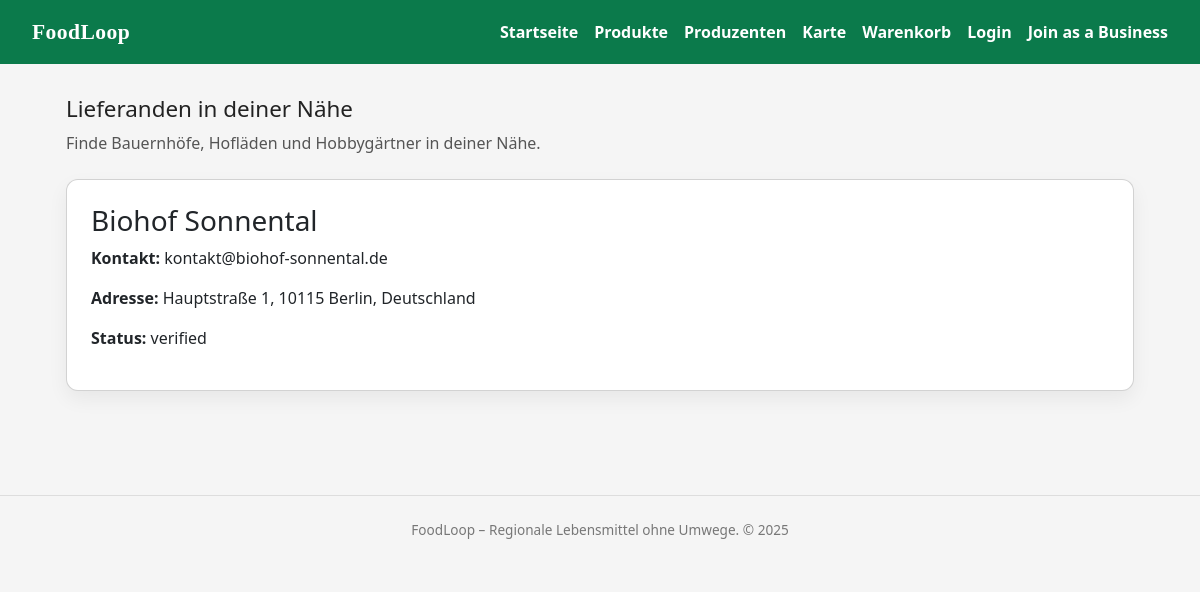
The app's page /producers, older data.
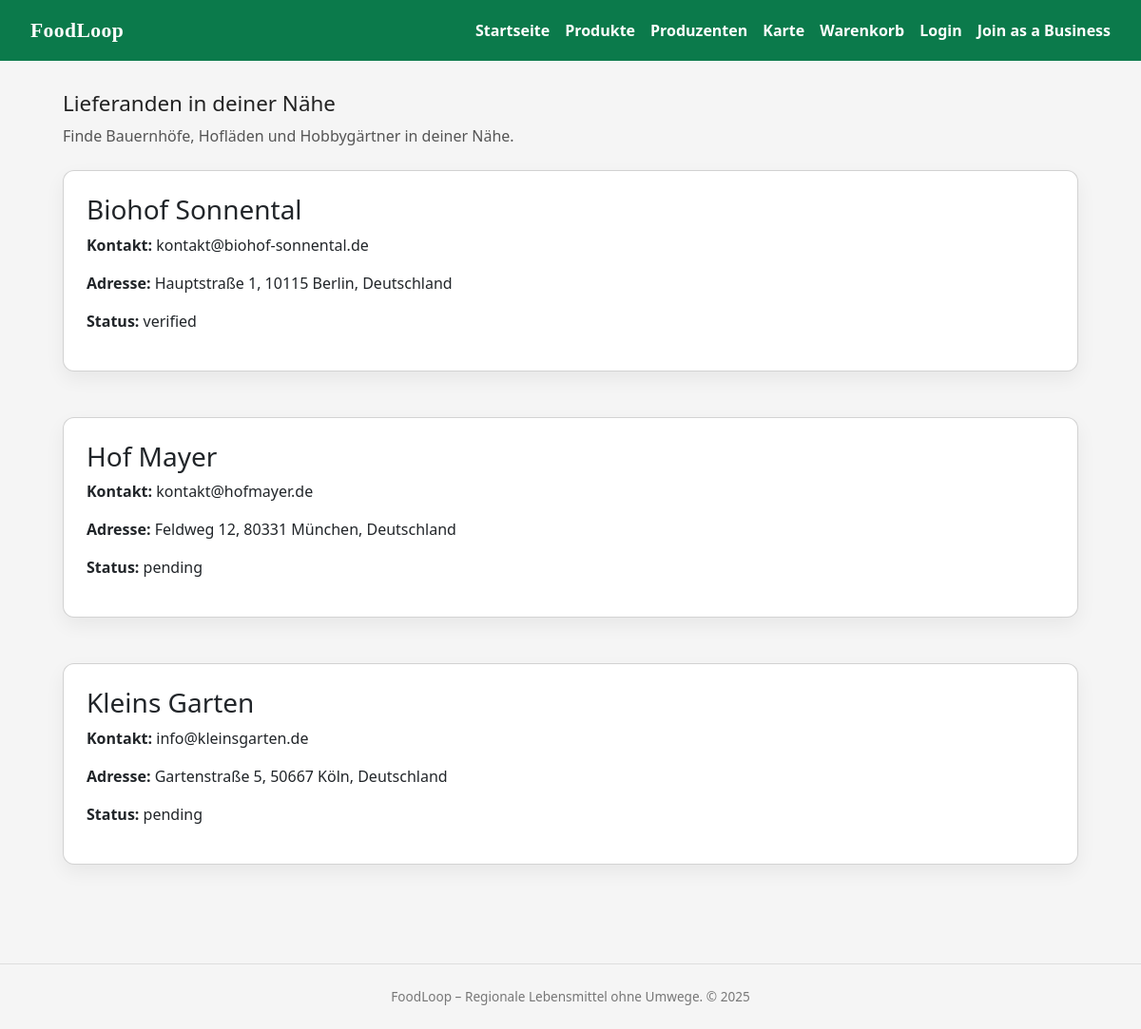
The same page, newer data.
### models.py (models this page shows)
class ProducerProfile(db.Model):
    __tablename__ = "producer_profile"
    producer_id = db.Column(db.Integer, primary_key=True)
    user_id = db.Column(db.Integer, db.ForeignKey("user.id"), nullable=False, unique=True)
    address_id = db.Column(db.Integer, db.ForeignKey("address.address_id"), nullable=True)
    display_name = db.Column(db.String(255), nullable=False)
    legal_name = db.Column(db.String(255), nullable=True)
    tax_id = db.Column(db.String(50), nullable=True)
    contact_email = db.Column(db.String(255), nullable=False)
    contact_phone = db.Column(db.String(50), nullable=True)
    verification_status = db.Column(db.String(20), nullable=False, default="pending")
    created_at = db.Column(db.DateTime, default=datetime.utcnow, nullable=False)
    user = db.relationship("User", back_populates="producer_profile")
    products = db.relationship("Product", back_populates="producer", lazy="dynamic")
    address = db.relationship("Address", back_populates="producers")

class Address(db.Model):
    __tablename__ = "address"
    address_id = db.Column(db.Integer, primary_key=True)
    street = db.Column(db.String(255), nullable=False)
    city = db.Column(db.String(100), nullable=False)
    zip = db.Column(db.String(20), nullable=False)
    country = db.Column(db.String(100), nullable=False)
    created_at = db.Column(db.DateTime, default=datetime.utcnow, nullable=False)
    customers = db.relationship("CustomerProfile", back_populates="address", lazy="dynamic")
    producers = db.relationship("ProducerProfile", back_populates="address", lazy="dynamic")

### app.py (the view)
@app.route("/producers")
def producers():
    producers = ProducerProfile.query.all()
    return render_template("producers.html", producers=producers, current_zip="", current_type="")

### templates/producers.html (shortened to what this page needs)
{% extends "base.html" %}
{% block content %}
<section>
    <h1 class="section-title">Lieferanden in deiner Nähe</h1>
    <p class="section-sub">
        Finde Bauernhöfe, Hofläden und Hobbygärtner in deiner Nähe.
    </p>
    <div class="grid">
        {% if producers %}
            {% for prod in producers %}
                <div class="card">
                    <h3>{{ prod.display_name }}</h3>
                    <p><strong>Kontakt:</strong> {{ prod.contact_email }}</p>
                    <p>
                        <strong>Adresse:</strong>
                        {% if prod.address %}
                            {{ prod.address.street }}, {{ prod.address.zip }} {{ prod.address.city }}, {{ prod.address.country }}
                        {% else %}
                            Keine Adresse hinterlegt
                        {% endif %}
                    </p>
                    <p><strong>Status:</strong> {{ prod.verification_status }}</p>
                </div>
            {% endfor %}
        {% else %}
            <div class="card">
                <p>Keine Produzenten gefunden.</p>
            </div>
        {% endif %}
    </div>
</section>
{% endblock %}

### templates/base.html (shortened to what this page needs)
<!DOCTYPE html>
<html lang="de">
<head>
    <link href="https://cdn.jsdelivr.net/npm/bootstrap@5.3.3/dist/css/bootstrap.min.css" rel="stylesheet">
    <link rel="stylesheet" href="{{ url_for('static', filename='css/main.css') }}">
</head>
<body>
<header class="site-header {% block header_class %}{% endblock %}">
    <div class="logo">
        FoodLoop
    </div>
    <nav>
        <a href="{{ url_for('home') }}">Startseite</a>
        <a href="{{ url_for('products') }}">Produkte</a>
        <a href="{{ url_for('producers') }}">Produzenten</a>
        <a href="{{ url_for('maps') }}">Karte</a>
        <a href="{{ url_for('cart') }}">Warenkorb</a>
        {% if current_user.is_authenticated %}
            <a href="{{ url_for('account') }}">Mein Konto</a>
        {% else %}
            <a href="{{ url_for('login') }}">Login</a>
        {% endif %}
        <a href="{{ url_for('business') }}">Join as a Business</a>
    </nav>
</header>
<main class="{% block main_class %}{% endblock %}">
    {% block content %}{% endblock %}
</main>
<footer>
    FoodLoop – Regionale Lebensmittel ohne Umwege. &copy; {{ 2025 }}
</footer>
</body>
</html>

### static/css/base.css (style rules this page uses)
body { font-family: system-ui, -apple-system, BlinkMacSystemFont, "Segoe UI", sans-serif; margin: 0; background: #f5f5f5; color: #222; overflow-x: hidden; }
.site-header { background: #0b7a4b; color: white; padding: 1rem 2rem; display: flex; justify-content: space-between; align-items: center; }
.site-header nav { display: flex; align-items: center; gap: 1rem; flex-wrap: wrap; }
.site-header a { color: white; text-decoration: none; font-weight: 600; }
.logo { font-family: Georgia, "Times New Roman", Times, serif; font-weight: 900; font-size: 1.35rem; letter-spacing: 0.02em; color: white; }
footer { text-align: center; padding: 1.5rem 1rem; color: #777; border-top: 1px solid #ddd; font-size: 0.85rem; }

### static/css/layout.css (style rules this page uses)
main { max-width: 1100px; margin: 2rem auto; padding: 0 1rem 3rem; }
.grid { display: grid; gap: 1.5rem; }
.section-title { font-size: 1.4rem; margin-bottom: 0.5rem; }
.section-sub { color: #555; margin-bottom: 1.5rem; }

### static/css/components.css (style rules this page uses)
.card { background: white; border-radius: 0.75rem; padding: 1.5rem; box-shadow: 0 8px 20px rgba(0,0,0,0.06); margin-bottom: 1.5rem; }

Row changes from the older to the newer data that the page shows:
added ProducerProfile: display_name "Hof Mayer", contact_email "kontakt@hofmayer.de", address.street "Feldweg 12", address.zip "80331", address.city "München", address.country "Deutschland", verification_status "pending"
added ProducerProfile: display_name "Kleins Garten", contact_email "info@kleinsgarten.de", address.street "Gartenstraße 5", address.zip "50667", address.city "Köln", address.country "Deutschland", verification_status "pending"
